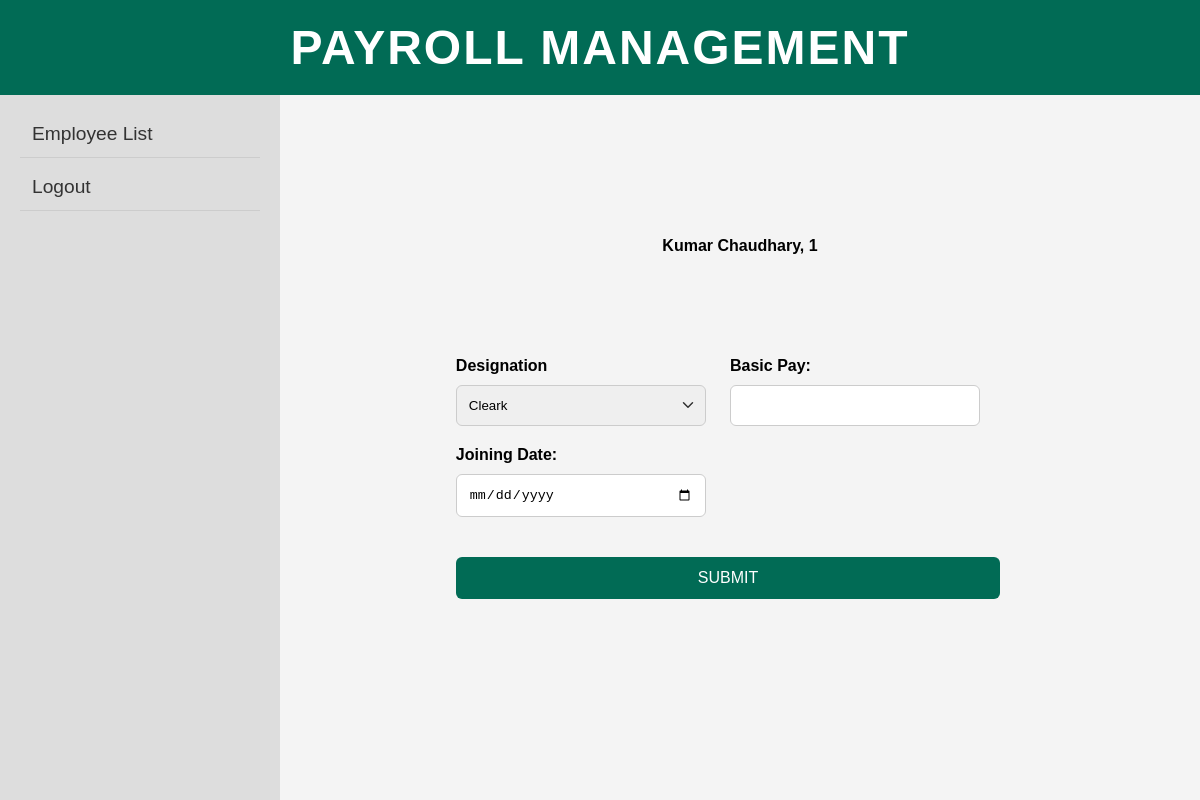
The app's page /hr/1/ with its own data.
### main/models.py (models this page shows)
class EmployeeDetail(models.Model):
    empid = models.AutoField(primary_key=True)
    fname = models.CharField(max_length=50)
    lname = models.CharField(max_length=50)
    email = models.EmailField()
    phone = models.CharField(max_length=12, null=True)
    address1 = models.TextField(null=True)
    address2 = models.TextField(null=True)
    address3 = models.TextField(null=True)
    designation = models.CharField(max_length=50 , null=True)
    joiningdate = models.DateField(null=True)
    basicpay = models.CharField(max_length=15, null=True)

### main/views.py (the view, shortened to what this page needs)
# urls.py: path("hr/<int:employee_id>/", views.hr, name="hr"),
def hr(request, employee_id):
	instance=get_object_or_404(EmployeeDetail,pk=employee_id)
	return render(request, "main/hr.html", {'employee': instance})

### main/templates/main/hr.html (shortened to what this page needs)
{% extends 'main/Base.html' %} {% block li%}
<li><a href="/hrlist">Employee List</a></li>
<li><a href="#">Logout</a></li>
{% endblock %} {% block form%}
<h4>{{ employee.fname }} {{ employee.lname }}, {{employee.pk}}</h4>
<form class="payroll-form" method="post">
  <div class="form-group">
    <label for="designation"> Designation </label>
    <select id="designation" name="designation" required>
      <option value="cleark">Cleark</option>
    </select>
  </div>
  <div class="form-group">
    <label for="basicPay">Basic Pay:</label>
    <input type="number" id="basicPay" name="basicPay" required />
  </div>
  <div class="form-group">
    <label for="joiningDate">Joining Date:</label>
    <input type="date" id="joiningDate" name="joiningDate" required />
  </div>
  <button type="submit">Submit</button>
</form>
{% endblock %}

### main/templates/main/style.css (style rules this page uses)
body { font-family: Arial, sans-serif; margin: 0; padding: 0; background-color: #f4f4f4; display: flex; flex-direction: column; height: 100vh; }
.side-panel ul li { margin-bottom: 15px; position: relative; }
.side-panel ul li a { text-decoration: none; color: #333; font-size: 1.2em; display: block; padding: 8px 12px; border-radius: 5px; transition: background-color 0.3s ease; position: relative; }
.side-panel ul li a::after { content: ''; position: absolute; bottom: -5px; left: 0; width: 100%; height: 1px; background-color: #ccc; }
.payroll-form { max-width: 700px; margin: 50px auto; padding: 30px; display: flex; flex-wrap: wrap; justify-content: space-between; box-sizing: border-box; }
.form-group { flex-basis: calc(50% - 10px); margin-bottom: 20px; }
.form-group:nth-child(odd) { margin-right: 20px; }
label { display: block; margin-bottom: 5px; font-weight: bold; }
input[type="number"], input[type="text"], input[type="date"] { width: calc(100% - 24px); padding: 12px; border: 1px solid #ccc; border-radius: 6px; box-sizing: border-box; margin-top: 5px; }
button { background-color: #333; color: #fff; padding: 12px 24px; border: none; border-radius: 6px; cursor: pointer; font-size: 16px; margin-top: 20px; width: calc(100% - 24px); text-transform: uppercase; transition: background-color 0.3s ease; }
select { width: calc(100% - 24px); padding: 12px; border: 1px solid #ccc; border-radius: 6px; box-sizing: border-box; margin-top: 5px; appearance: none; background-repeat: no-repeat; background-position: calc(100% - 8px) center; background-size: 18px; cursor: pointer; }

### main/templates/main/Base.html (style rules this page uses)
body { font-family: Arial, sans-serif; margin: 0; padding: 0; background-color: #f4f4f4; display: flex; flex-direction: column; height: 100vh; }
.side-panel ul li { margin-bottom: 15px; position: relative; }
.side-panel ul li a { text-decoration: none; color: #333; font-size: 1.2em; display: block; padding: 8px 12px; border-radius: 5px; transition: background-color 0.3s ease; position: relative; }
.side-panel ul li a::after { content: ""; position: absolute; bottom: -5px; left: 0; width: 100%; height: 1px; background-color: #ccc; }
.payroll-form { max-width: 700px; margin: 50px auto; padding: 30px; display: flex; flex-wrap: wrap; justify-content: space-between; box-sizing: border-box; }
.form-group { flex-basis: calc(50% - 10px); margin-bottom: 20px; }
.form-group:nth-child(odd) { margin-right: 20px; }
label { display: block; margin-bottom: 5px; font-weight: bold; }
input[type="number"], input[type="text"], input[type="date"], input[type="email"] { width: calc( 100% - 24px ); padding: 12px; border: 1px solid #ccc; border-radius: 6px; box-sizing: border-box; margin-top: 5px; }
button { background-color: #016b55; color: #fff; padding: 12px 24px; border: none; border-radius: 6px; cursor: pointer; font-size: 16px; margin-top: 20px; width: calc( 100% - 24px ); text-transform: uppercase; transition: background-color 0.3s ease; }
select { width: calc(100% - 24px); padding: 12px; border: 1px solid #ccc; border-radius: 6px; box-sizing: border-box; margin-top: 5px; appearance: none; background-repeat: no-repeat; background-position: calc(100% - 8px) center; background-size: 18px; cursor: pointer; }

### records on screen
EmployeeDetail: fname "Kumar", lname "Chaudhary", pk "1"
